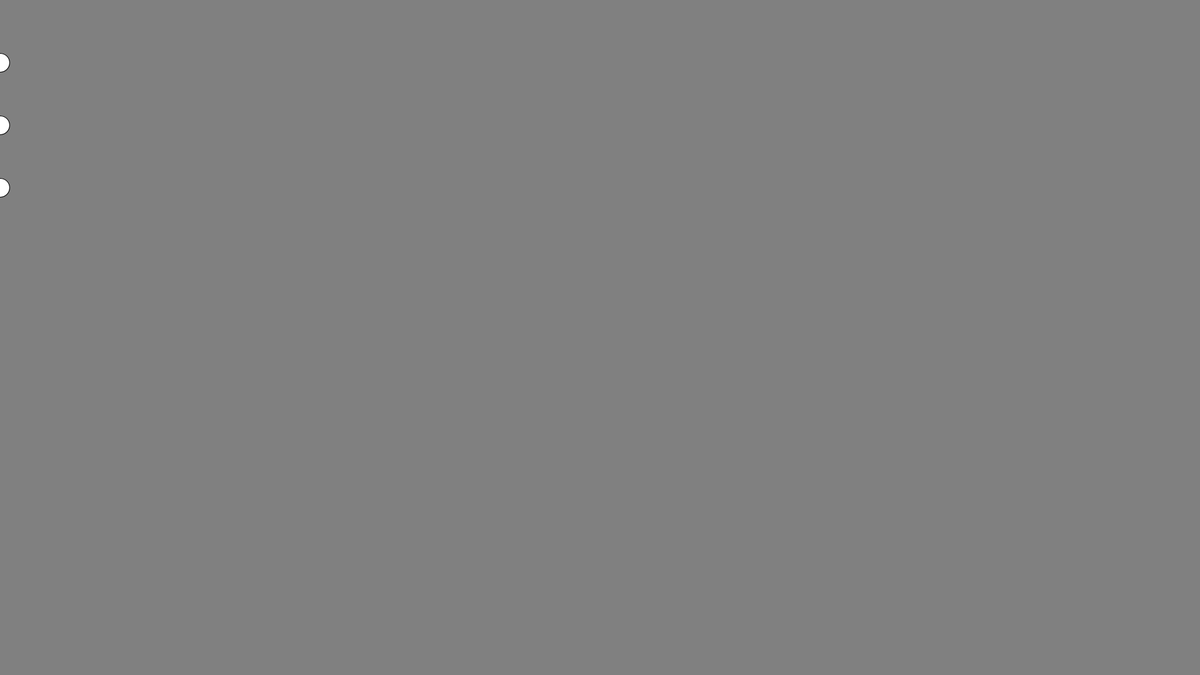
Frame 1 (no input)
Frame 60 (the mouse pressed at the canvas centre just before this capture): identical to frame 1, image omitted
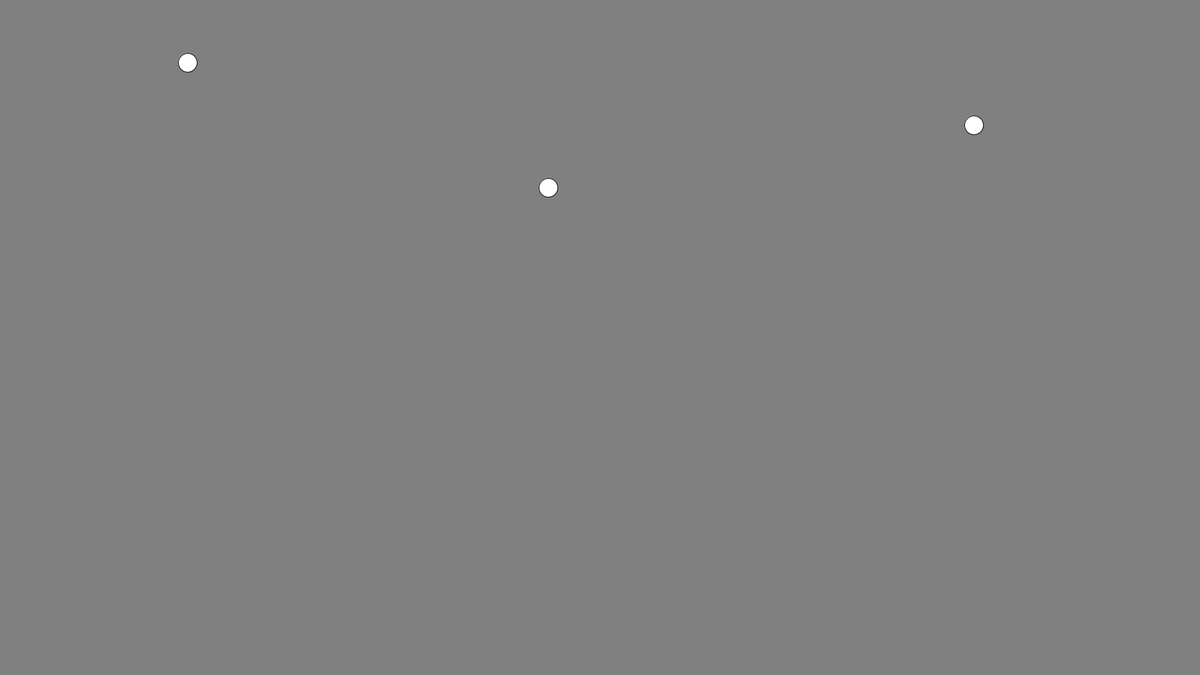
Frame 120 (the mouse held since frame 60 and released just before this capture)

The Processing sketch that drew these frames (run headless with seeded random() and noise(); from frame 60 on, the mouse is pressed at the canvas centre):

// Processing sketch: SlideDemo
// ── SlideDemo.pde
float x1, x2, x3;

float v2 = 0;

void setup(){
  size(1920, 1080);  
}

void draw(){
  background(128);
  ////
  if (x1 < mouseX) x1 +=5;
  if (x1 > mouseX) x1 -=5;
  ////
  if(x2 < mouseX) v2++;
  if (x2 > mouseX) v2--;
  
  x2 += v2;
  ////
  x3 += (mouseX - x3)*.04;
  
  
  ellipse(x1, 100, 30, 30);
  ellipse(x2, 200, 30, 30);
  ellipse(x3, 300, 30, 30);
}
